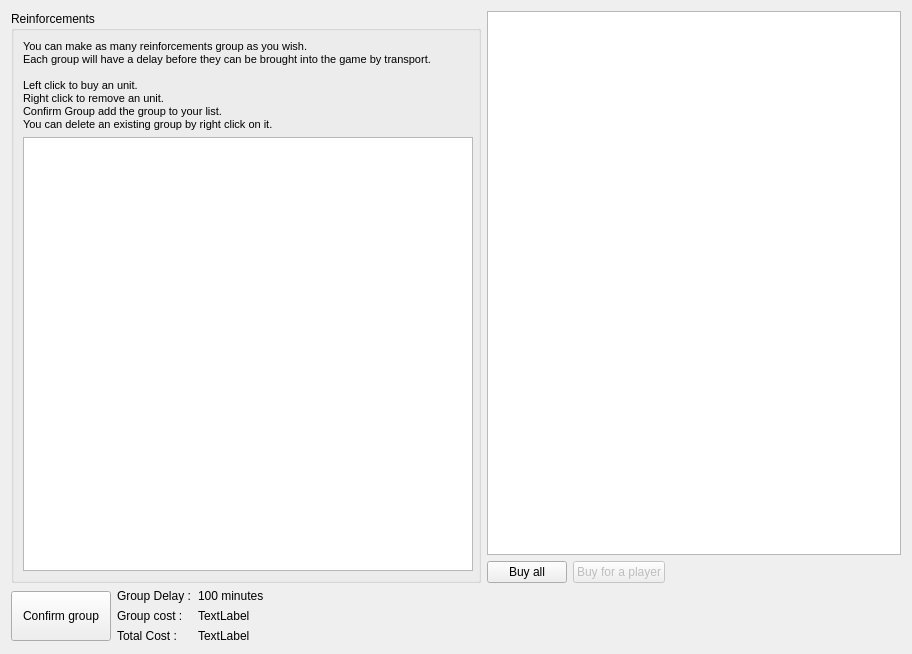
<?xml version="1.0" encoding="UTF-8"?>
<ui version="4.0">
 <class>mainWidget</class>
 <widget class="QWidget" name="mainWidget">
  <property name="geometry">
   <rect>
    <x>0</x>
    <y>0</y>
    <width>912</width>
    <height>654</height>
   </rect>
  </property>
  <property name="windowTitle">
   <string>Units Reinforcement Shop</string>
  </property>
  <property name="styleSheet">
   <string notr="true"/>
  </property>
  <layout class="QGridLayout" name="gridLayout_3">
   <item row="0" column="0" rowspan="2" colspan="2">
    <widget class="QGroupBox" name="groupBox">
     <property name="maximumSize">
      <size>
       <width>470</width>
       <height>16777215</height>
      </size>
     </property>
     <property name="title">
      <string>Reinforcements</string>
     </property>
     <property name="flat">
      <bool>false</bool>
     </property>
     <layout class="QGridLayout" name="gridLayout">
      <item row="0" column="0">
       <widget class="QLabel" name="label">
        <property name="text">
         <string>&lt;!DOCTYPE HTML PUBLIC &quot;-//W3C//DTD HTML 4.0//EN&quot; &quot;http://www.w3.org/TR/REC-html40/strict.dtd&quot;&gt;
&lt;html&gt;&lt;head&gt;&lt;meta name=&quot;qrichtext&quot; content=&quot;1&quot; /&gt;&lt;style type=&quot;text/css&quot;&gt;
p, li { white-space: pre-wrap; }
&lt;/style&gt;&lt;/head&gt;&lt;body style=&quot; font-family:'MS Shell Dlg 2'; font-size:8.25pt; font-weight:400; font-style:normal;&quot;&gt;
&lt;p align=&quot;justify&quot; style=&quot; margin-top:0px; margin-bottom:0px; margin-left:0px; margin-right:0px; -qt-block-indent:0; text-indent:0px;&quot;&gt;&lt;span style=&quot; font-size:8pt;&quot;&gt;You can make as many reinforcements group as you wish. &lt;/span&gt;&lt;/p&gt;
&lt;p align=&quot;justify&quot; style=&quot; margin-top:0px; margin-bottom:0px; margin-left:0px; margin-right:0px; -qt-block-indent:0; text-indent:0px;&quot;&gt;&lt;span style=&quot; font-size:8pt;&quot;&gt;Each group will have a delay before they can be brought into the game by transport.&lt;/span&gt;&lt;/p&gt;
&lt;p align=&quot;justify&quot; style=&quot;-qt-paragraph-type:empty; margin-top:0px; margin-bottom:0px; margin-left:0px; margin-right:0px; -qt-block-indent:0; text-indent:0px; font-size:8pt;&quot;&gt;&lt;/p&gt;
&lt;p align=&quot;justify&quot; style=&quot; margin-top:0px; margin-bottom:0px; margin-left:0px; margin-right:0px; -qt-block-indent:0; text-indent:0px;&quot;&gt;&lt;span style=&quot; font-size:8pt;&quot;&gt;Left&lt;/span&gt;&lt;span style=&quot; font-size:8pt;&quot;&gt; click to buy an unit.&lt;/span&gt;&lt;/p&gt;
&lt;p align=&quot;justify&quot; style=&quot; margin-top:0px; margin-bottom:0px; margin-left:0px; margin-right:0px; -qt-block-indent:0; text-indent:0px;&quot;&gt;&lt;span style=&quot; font-size:8pt;&quot;&gt;Right&lt;/span&gt;&lt;span style=&quot; font-size:8pt;&quot;&gt; click to remove an unit.&lt;/span&gt;&lt;/p&gt;
&lt;p align=&quot;justify&quot; style=&quot; margin-top:0px; margin-bottom:0px; margin-left:0px; margin-right:0px; -qt-block-indent:0; text-indent:0px;&quot;&gt;&lt;span style=&quot; font-size:8pt;&quot;&gt;Confirm Group add the group to your list.&lt;/span&gt;&lt;/p&gt;
&lt;p align=&quot;justify&quot; style=&quot; margin-top:0px; margin-bottom:0px; margin-left:0px; margin-right:0px; -qt-block-indent:0; text-indent:0px;&quot;&gt;&lt;span style=&quot; font-size:8pt;&quot;&gt;You can delete an existing group by right click on it.&lt;/span&gt;&lt;/p&gt;&lt;/body&gt;&lt;/html&gt;</string>
        </property>
       </widget>
      </item>
      <item row="1" column="0">
       <widget class="QListWidget" name="reinforcementListWidget">
        <property name="sizePolicy">
         <sizepolicy hsizetype="Fixed" vsizetype="Expanding">
          <horstretch>45</horstretch>
          <verstretch>0</verstretch>
         </sizepolicy>
        </property>
        <property name="minimumSize">
         <size>
          <width>450</width>
          <height>0</height>
         </size>
        </property>
        <property name="maximumSize">
         <size>
          <width>450</width>
          <height>16777215</height>
         </size>
        </property>
        <property name="showDropIndicator" stdset="0">
         <bool>false</bool>
        </property>
        <property name="dragEnabled">
         <bool>false</bool>
        </property>
        <property name="dragDropMode">
         <enum>QAbstractItemView::DragOnly</enum>
        </property>
        <property name="sortingEnabled">
         <bool>true</bool>
        </property>
       </widget>
      </item>
     </layout>
    </widget>
   </item>
   <item row="0" column="2">
    <widget class="QTreeWidget" name="groupsWidgets">
     <property name="alternatingRowColors">
      <bool>true</bool>
     </property>
     <property name="expandsOnDoubleClick">
      <bool>true</bool>
     </property>
     <property name="columnCount">
      <number>1</number>
     </property>
     <attribute name="headerVisible">
      <bool>false</bool>
     </attribute>
     <column>
      <property name="text">
       <string>New Column</string>
      </property>
     </column>
    </widget>
   </item>
   <item row="1" column="2">
    <layout class="QHBoxLayout" name="horizontalLayout_4">
     <item>
      <widget class="QPushButton" name="buyButton">
       <property name="enabled">
        <bool>true</bool>
       </property>
       <property name="text">
        <string>Buy all</string>
       </property>
      </widget>
     </item>
     <item>
      <widget class="QPushButton" name="offerButton">
       <property name="enabled">
        <bool>false</bool>
       </property>
       <property name="text">
        <string>Buy for a player</string>
       </property>
      </widget>
     </item>
     <item>
      <spacer name="horizontalSpacer">
       <property name="orientation">
        <enum>Qt::Horizontal</enum>
       </property>
       <property name="sizeHint" stdset="0">
        <size>
         <width>40</width>
         <height>20</height>
        </size>
       </property>
      </spacer>
     </item>
    </layout>
   </item>
   <item row="2" column="1">
    <layout class="QGridLayout" name="gridLayout_2">
     <item row="0" column="0">
      <layout class="QHBoxLayout" name="horizontalLayout">
       <item>
        <widget class="QLabel" name="label_4">
         <property name="minimumSize">
          <size>
           <width>0</width>
           <height>0</height>
          </size>
         </property>
         <property name="maximumSize">
          <size>
           <width>75</width>
           <height>16777215</height>
          </size>
         </property>
         <property name="text">
          <string>Group Delay :</string>
         </property>
        </widget>
       </item>
       <item>
        <widget class="QLabel" name="groupDelayText">
         <property name="minimumSize">
          <size>
           <width>100</width>
           <height>0</height>
          </size>
         </property>
         <property name="text">
          <string>100 minutes</string>
         </property>
        </widget>
       </item>
      </layout>
     </item>
     <item row="1" column="0">
      <layout class="QHBoxLayout" name="horizontalLayout_2">
       <item>
        <widget class="QLabel" name="label_2">
         <property name="maximumSize">
          <size>
           <width>75</width>
           <height>16777215</height>
          </size>
         </property>
         <property name="text">
          <string>Group cost :</string>
         </property>
        </widget>
       </item>
       <item>
        <widget class="QLabel" name="GroupCostText">
         <property name="minimumSize">
          <size>
           <width>100</width>
           <height>0</height>
          </size>
         </property>
         <property name="text">
          <string>TextLabel</string>
         </property>
        </widget>
       </item>
      </layout>
     </item>
     <item row="2" column="0">
      <layout class="QHBoxLayout" name="horizontalLayout_3">
       <item>
        <widget class="QLabel" name="label_3">
         <property name="maximumSize">
          <size>
           <width>75</width>
           <height>16777215</height>
          </size>
         </property>
         <property name="text">
          <string>Total Cost :</string>
         </property>
        </widget>
       </item>
       <item>
        <widget class="QLabel" name="CostText">
         <property name="minimumSize">
          <size>
           <width>100</width>
           <height>0</height>
          </size>
         </property>
         <property name="text">
          <string>TextLabel</string>
         </property>
        </widget>
       </item>
      </layout>
     </item>
    </layout>
   </item>
   <item row="2" column="0">
    <widget class="QPushButton" name="confirmGroupButton">
     <property name="minimumSize">
      <size>
       <width>0</width>
       <height>50</height>
      </size>
     </property>
     <property name="maximumSize">
      <size>
       <width>100</width>
       <height>16777215</height>
      </size>
     </property>
     <property name="text">
      <string>Confirm group</string>
     </property>
    </widget>
   </item>
  </layout>
 </widget>
 <resources/>
 <connections/>
</ui>
